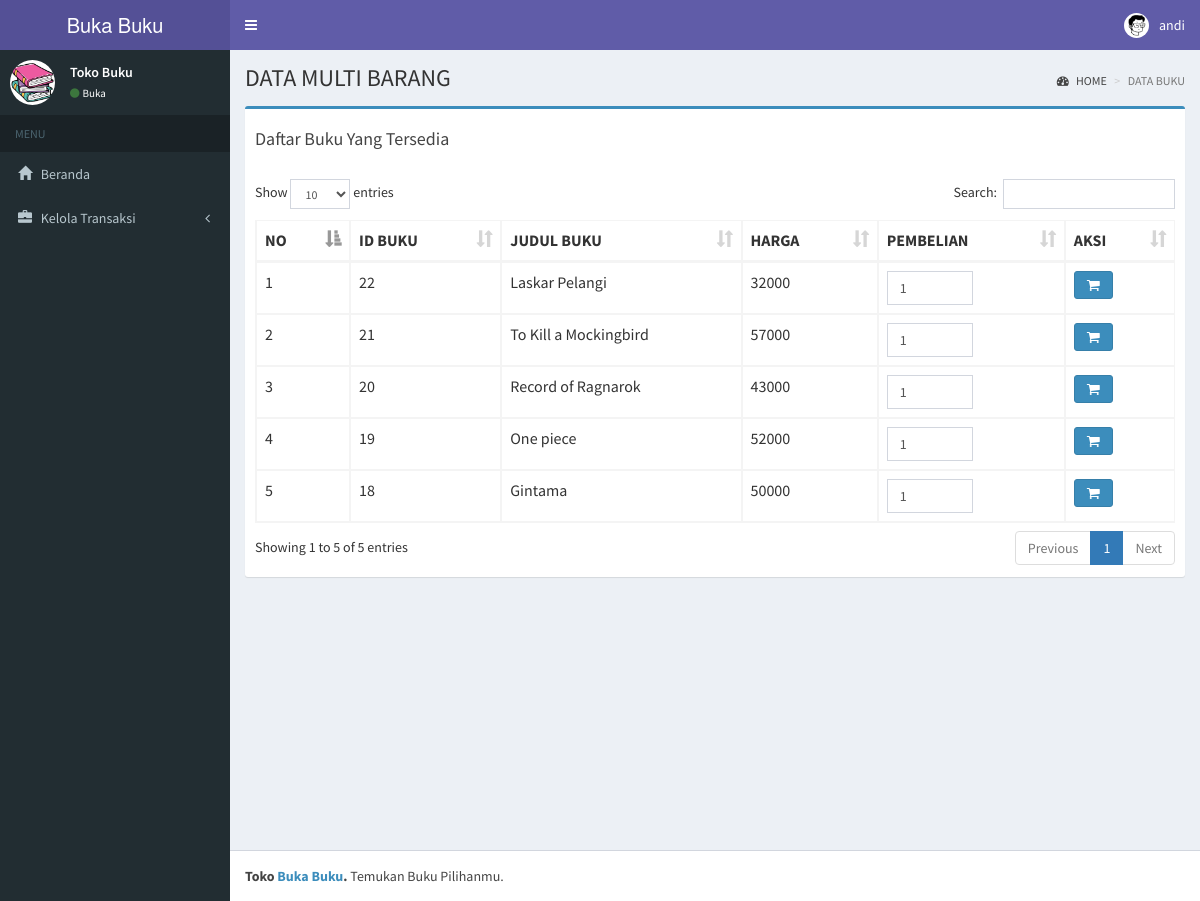
Page /index.php?page=data_multiitem (signed in) on the committed database.
### tables this page shows
CREATE TABLE `kasir` (
  `id_kasir` int(11) NOT NULL,
  `nama` varchar(100) NOT NULL,
  `alamat` varchar(50) DEFAULT NULL,
  `telepon` int(11) DEFAULT NULL,
  `status` varchar(59) DEFAULT NULL,
  `username` varchar(10) NOT NULL,
  `password` varchar(100) NOT NULL,
  `level` enum('admin','pegawai','','') NOT NULL
);

CREATE TABLE `buku` (
  `id_buku` int(11) NOT NULL,
  `judul` varchar(50) NOT NULL,
  `noisbn` int(11) NOT NULL,
  `penulis` varchar(50) NOT NULL,
  `penerbit` varchar(50) NOT NULL,
  `tahun` int(11) NOT NULL,
  `stok` int(11) NOT NULL,
  `harga_pokok` int(11) NOT NULL,
  `harga_jual` int(11) NOT NULL,
  `gambar` blob DEFAULT NULL
);

### pages/multiitem/data_transaksi_buku.php (the view, shortened to what this page needs)
<div class="content-wrapper">
  <section class="content-header">
    <h1>
      DATA MULTI BARANG
    </h1>
    <ol class="breadcrumb">
      <li><a href="index.php"><i class="fa fa-dashboard"></i> HOME</a></li>
      <li class="active">DATA BUKU</li>
    </ol>
  </section>
  <section class="content">
    <div class="row">
      <div class="col-xs-12">
        <div class="box box-primary">
          <div class="box-header">
            <?php require_once 'kantong_belanja.php'; ?>
          </div>
          <div class="box-body table-responsive">
            <table id="buku" class="table table-bordered table-hover">
              <thead>
                <tr>
                  <th>NO</th>
                  <th>ID BUKU</th>
                  <th>JUDUL BUKU</th>
                  <th>HARGA</th>
                  <th>PEMBELIAN</th>
                  <th>AKSI</th>
                </tr>
              </thead>
              <tbody>
                <?php
                include 'conf/conn.php';
                $no = 0;
                $query = mysqli_query($koneksi, "SELECT * FROM buku ORDER BY id_buku DESC");
                while ($row = mysqli_fetch_array($query)) {
                ?>
                  <tr>
                    <form method="POST" action="index.php?page=data_multiitem">
                      <td><?php echo $no = $no + 1; ?></td>
                      <td><?php echo $row['id_buku']; ?></td>
                      <td><?php echo $row['judul']; ?></td>
                      <td><?php echo $row['harga_jual']; ?></td>
                      <td>
                        <input class="form-control" type="number" name="pembelian" value="1" min="1" max="<?= $row['stok']; ?>">
                      </td>
                      <td>
                        <button class="btn btn-primary" type="submit" name="submit">
                          <i class="fa fa-shopping-cart"></i>
                        </button>
                      </td>
                  </tr>
                <?php } ?>
              </tbody>
            </table>
          </div>
        </div>
      </div>
    </div>
  </section>
</div>

### index.php (shortened to what this page needs)
<?php
include "conf/conn.php";
if (isset($_SESSION['id_kasir']) == 0) {
  echo '<script>alert("Anda Harus Login Terlebih Dahulu !!!");
            window.location.href="pages/login.php"</script>';
} else {
  $id_kasir = $_SESSION['id_kasir'];
  $query = "SELECT nama, level FROM kasir WHERE id_kasir = '$id_kasir'";
  $result = mysqli_query($koneksi, $query);
  if ($result) {
    $user = mysqli_fetch_assoc($result);
    $nama = $user['nama'];
  } else {
    echo "Error fetching data: " . mysqli_error($conn);
  }
?>
  <link rel="stylesheet" href="plugins/datatables/dataTables.bootstrap.css">
  <!DOCTYPE html>
  <html>
  <head>
    <link rel="stylesheet" href="bootstrap/css/bootstrap.min.css">
    <link rel="stylesheet" href="https://cdnjs.cloudflare.com/ajax/libs/font-awesome/4.5.0/css/font-awesome.min.css">
    <link rel="stylesheet" href="https://cdnjs.cloudflare.com/ajax/libs/ionicons/2.0.1/css/ionicons.min.css">
    <link rel="stylesheet" href="dist/css/AdminLTE.min.css">
    <link rel="stylesheet" href="dist/css/skins/_all-skins.min.css">
    <link rel="stylesheet" href="plugins/iCheck/flat/blue.css">
    <link rel="stylesheet" href="plugins/morris/morris.css">
    <link rel="stylesheet" href="plugins/jvectormap/jquery-jvectormap-1.2.2.css">
    <link rel="stylesheet" href="plugins/datepicker/datepicker3.css">
    <link rel="stylesheet" href="plugins/daterangepicker/daterangepicker.css">
    <link rel="stylesheet" href="plugins/bootstrap-wysihtml5/bootstrap3-wysihtml5.min.css">
  </head>
  <body class="hold-transition skin-purple sidebar-mini">
    <div class="wrapper">
      <header class="main-header">
        <a href="index.php" class="logo">
          <span class="logo-lg">Buka Buku</span>
        </a>
        <nav class="navbar navbar-static-top skin-purple">
          <a href="#" class="sidebar-toggle" data-toggle="offcanvas" role="button">
          </a>
          <div class="navbar-custom-menu">
            <ul class="nav navbar-nav">
              <li class="dropdown user user-menu">
                <a href="#" class="dropdown-toggle" data-toggle="dropdown">
                  <img src="dist/img/face.jpeg" class="user-image" alt="User Image">
                  <span class="hidden-xs">
                    <?php echo $nama; ?>
                  </span>
                </a>
              </li>
            </ul>
          </div>
        </nav>
      </header>
      <aside class="main-sidebar">
        <section class="sidebar">
          <div class="user-panel">
            <div class="pull-left image">
              <img src="dist/img/buku.jpeg" class="img-circle" alt="User Image">
            </div>
            <div class="pull-left info">
              <p>Toko Buku</p>
              <a href="#"><i class="fa fa-circle text-success"></i>Buka</a>
            </div>
          </div>
          <ul class="sidebar-menu">
            <li class="header">MENU</li>
            <li class="treeview">
            <li><a href="index.php"><i class="glyphicon glyphicon-home"></i> <span>Beranda</span></a></li>
            </li>
            <?php if ($_SESSION['level'] == "pegawai"): ?>
              <li class="treeview">
                <a href="#">
                  <i class="glyphicon glyphicon-briefcase"></i> <span>Kelola Transaksi</span>
                  <span class="pull-right-container">
                    <i class="fa fa-angle-left pull-right"></i>
                  </span>
                </a>
              </li>
          </ul>
        <?php endif; ?>
      </aside>
      <?php include("conf/page.php"); ?>
      <footer class="main-footer">
        <strong>Toko <a href="https://github.com/CalvinArdiansyah18">Buka Buku</a>.</strong> Temukan Buku Pilihanmu.
      </footer>
    </div>
  </body>
  </html>
<?php } ?>

### conf/page.php (shortened to what this page needs)
<?php
if (isset($_GET['page'])) {
  $page = $_GET['page'];
  switch ($page) {
    case 'data_multiitem';
      include 'pages/multiitem/data_transaksi_buku.php';
      break;
  }
} else {
  include "pages/beranda.php";
}

### pages/multiitem/kantong_belanja.php (shortened to what this page needs)
<h4>Daftar Buku Yang Tersedia</h4>

### rows in the picture
kasir: nama "andi"
buku: id_buku "22", judul "Laskar Pelangi", harga_jual "32000"
buku: no "2", id_buku "21", judul "To Kill a Mockingbird", harga_jual "57000"
buku: no "3", id_buku "20", judul "Record of Ragnarok", harga_jual "43000"
buku: no "4", id_buku "19", judul "One piece", harga_jual "52000"
buku: no "5", id_buku "18", judul "Gintama", harga_jual "50000"
